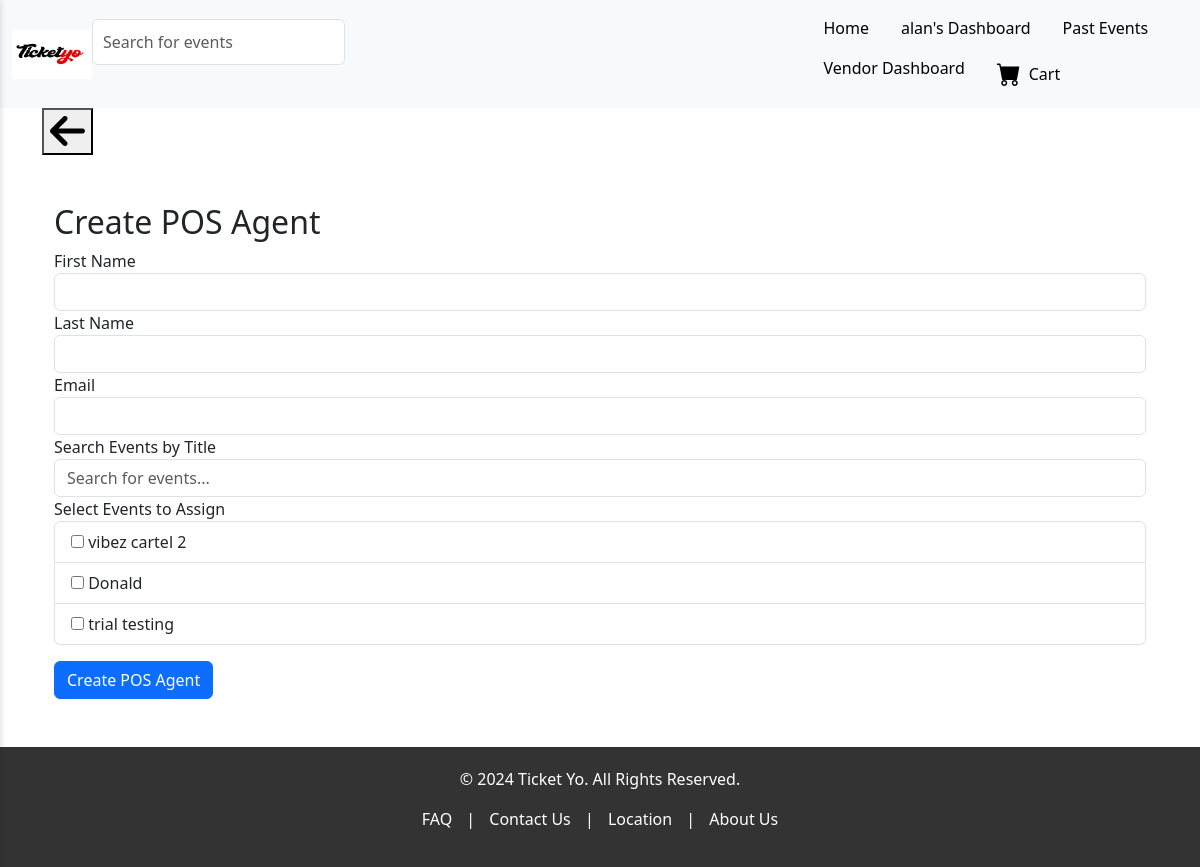
Screenshot of /pos/create_agent/ (signed in) with the database file from the repository.
### vendors/models.py (models this page shows, shortened)
class Vendor(AbstractBaseUser, PermissionsMixin):
    username = models.CharField(max_length=30, unique=True)
    email = models.EmailField(unique=True)
    first_name = models.CharField(max_length=30)
    last_name = models.CharField(max_length=30)
    storename = models.CharField(max_length=50)
    store_phone = models.CharField(max_length=15)
    verification_code = models.CharField(max_length=6, null=True, blank=True)
    verification_code_created_at = models.DateTimeField(null=True, blank=True)
    is_active = models.BooleanField(default=True)
    is_admin = models.BooleanField(default=False)
    is_superuser = models.BooleanField(default=False)
    is_staff = models.BooleanField(default=False)
    is_vendor = models.BooleanField(default=True)
    objects = VendorManager()
    USERNAME_FIELD = 'username'
    REQUIRED_FIELDS = ['email', 'first_name', 'last_name', 'storename', 'store_phone']

### events/models.py (models this page shows, shortened)
class Event(models.Model):
    STATUS_CHOICES = [
        ('pending', 'Pending'),
        ('approved', 'Approved'),
        ('rejected', 'Rejected'),
    ]
    vendor = models.ForeignKey(Vendor, on_delete=models.CASCADE, related_name='events')
    poster = models.ImageField(upload_to='event_posters/')
    title = models.CharField(max_length=200)
    description = models.TextField()
    category = models.CharField(max_length=100)
    start_date = models.DateTimeField()
    end_date = models.DateTimeField(null=True, blank=True)
    venue_name = models.CharField(max_length=100)
    regular_price = models.DecimalField(max_digits=10, decimal_places=2)
    sale_price = models.DecimalField(max_digits=10, decimal_places=2, null=True, blank=True)
    tickets_available = models.PositiveIntegerField(null=True, blank=True)
    tickets_sold = models.PositiveIntegerField(default=0)
    status = models.CharField(max_length=10, choices=STATUS_CHOICES, default='pending')
    adminaction = models.ForeignKey(settings.AUTH_USER_MODEL, on_delete=models.SET_NULL, null=True, blank=True, editable=False)  # Stores the admin who approved/rejected

### pos/views.py (the view, shortened to what this page needs)
# urls.py: path('create_agent/', create_pos_agent, name='create_pos_agent'),
@login_required
def create_pos_agent(request):
    vendor = Vendor.objects.get(username=request.user.username)
    events = vendor.events.filter(
        Q(status='approved') &
        (Q(start_date__gte=datetime.now()) | Q(end_date__gte=datetime.now()))
    )
    return render(request, 'pos/create_agent.html', {
        'events': events,
        'vendor': vendor,
    })

### templates/pos/create_agent.html (shortened to what this page needs)
{% extends 'frontend/base.html' %}
{% block content %}
<div class="container mt-5">
    <h2>Create POS Agent</h2>
    <form method="POST">
        <div class="form-group">
            <label for="first_name">First Name</label>
            <input type="text" id="first_name" name="first_name" class="form-control" required>
        </div>
        <div class="form-group">
            <label for="last_name">Last Name</label>
            <input type="text" id="last_name" name="last_name" class="form-control" required>
        </div>
        <div class="form-group">
            <label for="email">Email</label>
            <input type="email" id="email" name="email" class="form-control" required>
        </div>
        <div class="form-group">
            <label for="event_search">Search Events by Title</label>
            <input type="text" id="event_search" class="form-control" placeholder="Search for events...">
        </div>
        <div class="form-group">
            <label for="events">Select Events to Assign</label>
            <ul class="list-group" id="event_list">
                {% for event in events %}
                <li class="list-group-item">
                    <input type="checkbox" name="events" value="{{ event.id }}">
                    {{ event.title }}
                </li>
                {% endfor %}
            </ul>
        </div>
        <button type="submit" class="btn btn-primary mt-3">Create POS Agent</button>
    </form>
</div>
{% endblock %}

### templates/frontend/base.html (shortened to what this page needs)
<!DOCTYPE html>
<html lang="en">
<head>
    {% load static %}
    <link href="{% static 'frontend/base.css' %}" rel="stylesheet">
    <link href="https://cdn.jsdelivr.net/npm/bootstrap@5.3.0/dist/css/bootstrap.min.css" rel="stylesheet">
    <link href="https://cdn.jsdelivr.net/npm/bootstrap-icons@1.10.5/font/bootstrap-icons.css" rel="stylesheet">
    <link rel="stylesheet" href="https://cdnjs.cloudflare.com/ajax/libs/font-awesome/6.0.0-beta3/css/all.min.css">
</head>
<body>
    <nav class="navbar navbar-expand-lg d-none d-lg-flex sticky-top bg-light">
        <div class="container-fluid">
            <div class="d-flex align-items-center">
                <div class="logo">
                    <img src="{% static 'frontend/logo.jpg' %}" alt="Logo" style="height: 50px; width: 80px;">
                </div>
            </div>
            <div class="search-bar-container">
                <form method="get" action="{% url 'all_events' %}" id="search-form">
                    <div class="input-group mb-4">
                        <input type="text" name="q" value="{{ query }}" class="form-control" id="search-input"
                            placeholder="Search for events">
                    </div>
                </form>
            </div>
            <ul class="nav ms-auto">
                <li class="nav-item">
                    <a href="{% url 'homepage' %}" class="nav-link text-black">Home</a>
                </li>
                {% if user.is_authenticated %}
                <li class="nav-item">
                    <a href="{% url 'all_events' %}" class="nav-link text-black">{{ user.username }}'s Dashboard</a>
                </li>
                {% else %}
                <li class="nav-item">
                    <a href="{% url 'all_events' %}" class="nav-link text-black">All Events</a>
                </li>
                {% endif %}
                <li class="nav-item">
                    <a href="{% url 'past_events' %}" class="nav-link text-black">Past Events</a>
                </li>
                {% if user.is_authenticated and user.is_vendor %}
                <li class="nav-item">
                    <a href="{% url 'dashboard' %}" class="nav-link text-black">Vendor Dashboard</a>
                </li>
                {% endif %}
                <li class="nav-item">
                    <a href="{% url 'view_cart' %}" class="nav-link text-black d-flex align-items-center cart-link">
                        <i class="bi bi-cart-fill fs-4 me-2"></i> Cart
                    </a>
                </li>
            </ul>
        </div>
    </nav>
    <div class="container main-content">
        {% if not request.path == '/' %}
    <button type="button"  onclick="goBack()"><i class="fas fa-arrow-left"></i></i> </button>
    {% endif %}
        {% block content %}{% endblock %}
    </div>
    <footer class="footer mt-5">
        <p>&copy; 2024 Ticket Yo. All Rights Reserved.</p>
        <p>
            <a href="#">FAQ</a> |
            <a href="#">Contact Us</a> |
            <a href="#">Location</a> |
            <a href="#">About Us</a>
        </p>
    </footer>
</body>
</html>

### static/frontend/base.css (style rules this page uses)
body { font-family: 'Roboto', sans-serif; margin: 0; padding: 0; }
.nav-link { padding: 10px 15px; color: black; text-decoration: none; font-size: 1rem; display: block; transition: background-color 0.3s ease, color 0.3s ease; }
.main-content { margin-left: 0; }
.footer { background-color: #333; color: white; padding: 20px 0; text-align: center; }
.footer a { color: white; text-decoration: none; margin: 0 10px; }
.search-bar-container { display: flex; width: 100%; }
.input-group { display: flex; align-items: center; width: 100%; }
#search-input { width: 100%; padding: 10px; font-size: 1rem; }
.btn-primary { background-color: #007bff; border: none; transition: background-color 0.3s ease; }
.fas.fa-arrow-left { margin: 0; font-size: 40px; }

### rows the page displays
Vendor: username "alan"
Event: title "vibez cartel 2"
Event: title "Donald"
Event: title "trial testing"
